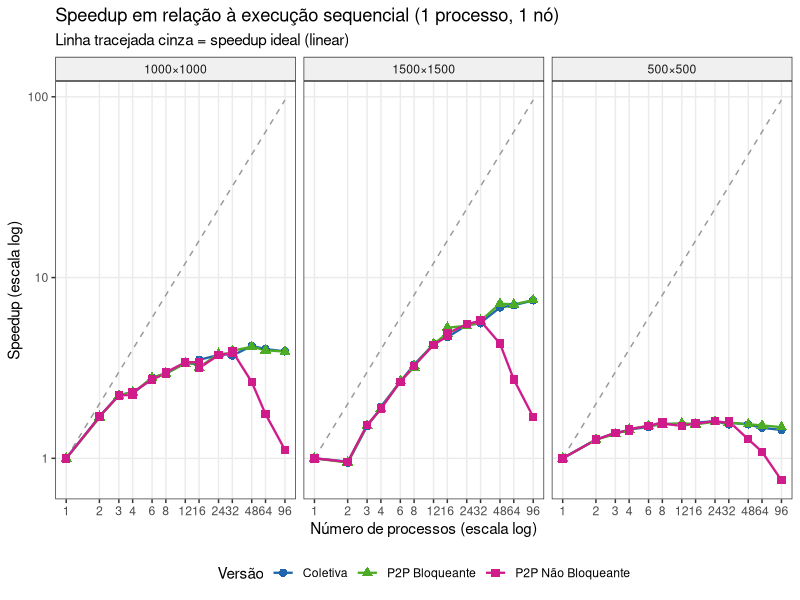
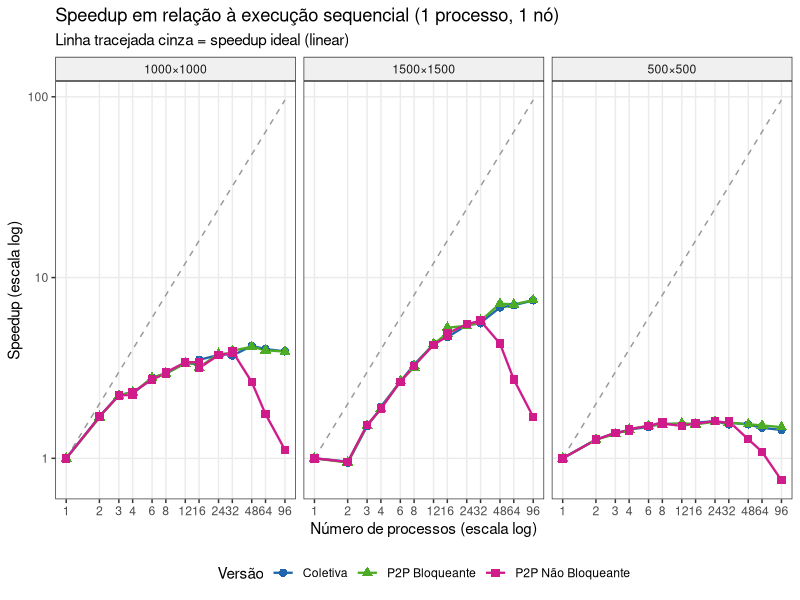
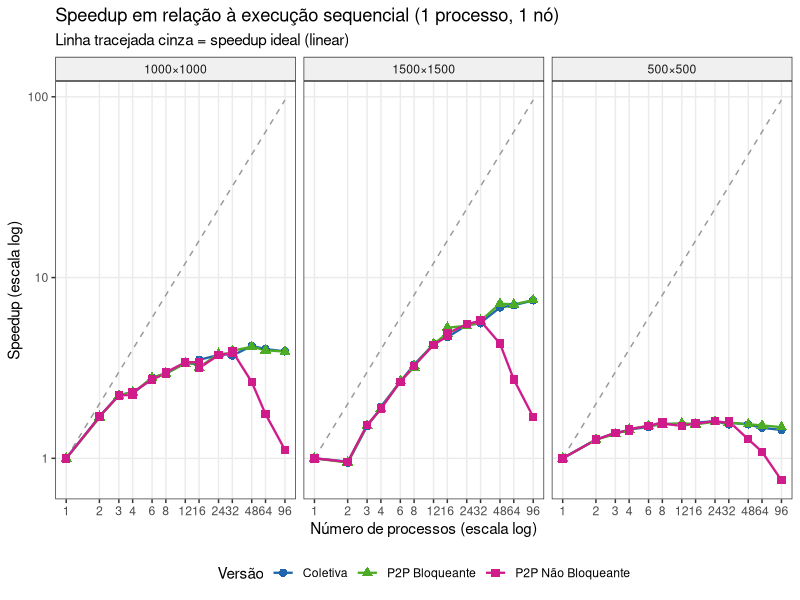

Here is the R script that generated these plots, in order:
library(dplyr)
library(ggplot2)

pdf(NULL)

df <- read.csv("../../results/rastro_completo.csv", stringsAsFactors = FALSE)

exec <- df %>%
  filter(rank == "rank0") %>%
  group_by(tipo, size, nproc, nodes, rep) %>%
  summarise(exec_time = max(fim) - min(inicio), .groups = "drop") %>%
  group_by(tipo, size, nproc, nodes) %>%
  summarise(tempo = median(exec_time), .groups = "drop")

# Tempo sequencial (nproc=1, nodes=1) por tipo e size
t_seq <- exec %>%
  filter(nproc == 1, nodes == 1) %>%
  select(tipo, size, t1 = tempo)

speedup <- exec %>%
  left_join(t_seq, by = c("tipo", "size")) %>%
  mutate(speedup = t1 / tempo) %>%
  filter(!is.na(speedup))

speedup <- speedup %>%
  mutate(
    tipo = recode(tipo,
      "coletiva"          = "Coletiva",
      "p2p_bloqueante"    = "P2P Bloqueante",
      "p2p_naobloqueante" = "P2P Não Bloqueante"
    ),
    size_label = paste0(size, "×", size)
  )

# Linha de speedup ideal
ideal <- speedup %>%
  distinct(nproc) %>%
  mutate(speedup = nproc, tipo = "Ideal")

ggplot(speedup, aes(x = nproc, y = speedup, color = tipo, shape = tipo)) +
  geom_line(data = ideal, aes(x = nproc, y = speedup),
            color = "gray60", linetype = "dashed", inherit.aes = FALSE) +
  geom_line(linewidth = 0.8) +
  geom_point(size = 2.5) +
  facet_wrap(~ size_label, ncol = 3) +
  scale_x_log10(breaks = c(1,2,3,4,6,8,12,16,24,32,48,64,96)) +
  scale_y_log10() +
  scale_color_manual(values = c(
    "Coletiva"           = "#2166ac",
    "P2P Bloqueante"     = "#4dac26",
    "P2P Não Bloqueante" = "#d01c8b"
  )) +
  labs(
    title    = "Speedup em relação à execução sequencial (1 processo, 1 nó)",
    subtitle = "Linha tracejada cinza = speedup ideal (linear)",
    x        = "Número de processos (escala log)",
    y        = "Speedup (escala log)",
    color    = "Versão",
    shape    = "Versão"
  ) +
  theme_bw(base_size = 11) +
  theme(
    legend.position  = "bottom",
    panel.grid.minor = element_blank(),
    strip.background = element_rect(fill = "#f0f0f0")
  )

ggsave("../imgs/plot_speedup.pdf", width = 10, height = 4.5)
ggsave("../imgs/plot_speedup.png", width = 10, height = 4.5, dpi = 150)
message("Salvo: plot_speedup.pdf / .png")
